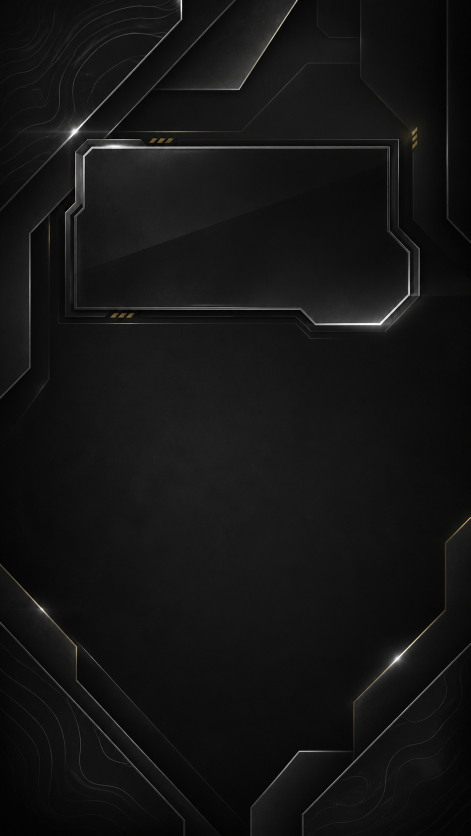
#> input picture social/instagram-story-patch-notes/zaymax-story-background.png, 941 x 1672 px (shown at 1/2 size); its folder holds 5 pictures in this run
$ python create_story_patch_notes.py
#> lines starting #> are read from the running program, lines starting #| are printed output that depends on the picture
from pathlib import Path
from typing import Callable

from PIL import Image, ImageDraw, ImageEnhance, ImageFilter, ImageFont, ImageOps


ROOT = Path(__file__).resolve().parents[1]
OUT = ROOT / "social" / "instagram-story-patch-notes"
BACKGROUND = OUT / "zaymax-story-background.png"
LOGO = ROOT / "assets" / "images" / "icon.png"

W, H = 1080, 1920
WHITE = "#F0F0F2"
SOFT = "#B5B5B9"
MUTED = "#85858A"
BORDER = "#3B3B40"
PANEL = (16, 16, 18, 225)
BLACK = "#09090A"
GOLD = "#C6A752"

FONT_BOLD = "C:/Windows/Fonts/arialbd.ttf"
FONT_REGULAR = "C:/Windows/Fonts/arial.ttf"
FONT_NARROW = "C:/Windows/Fonts/bahnschrift.ttf"


def font(size: int, bold: bool = False, narrow: bool = False) -> ImageFont.FreeTypeFont:
    path = FONT_NARROW if narrow else FONT_BOLD if bold else FONT_REGULAR
    return ImageFont.truetype(path, size)


# [34 lines left out: functions tracking_text, wrap_text, draw_wrapped, not called in this run]


def story_background(index: int) -> Image.Image:
#> called with index = 1
    source = Image.open(BACKGROUND).convert("RGB")
#> source is the input picture: PIL image 941x1672 RGB; mean R, G, B 20.5, 20.3, 20.1
    source = ImageOps.fit(source, (W, H), method=Image.Resampling.LANCZOS)
#> source: PIL image 1080x1920 RGB
    if index % 2 == 0:
        source = ImageOps.mirror(source)
    source = ImageEnhance.Brightness(source).enhance(0.62)
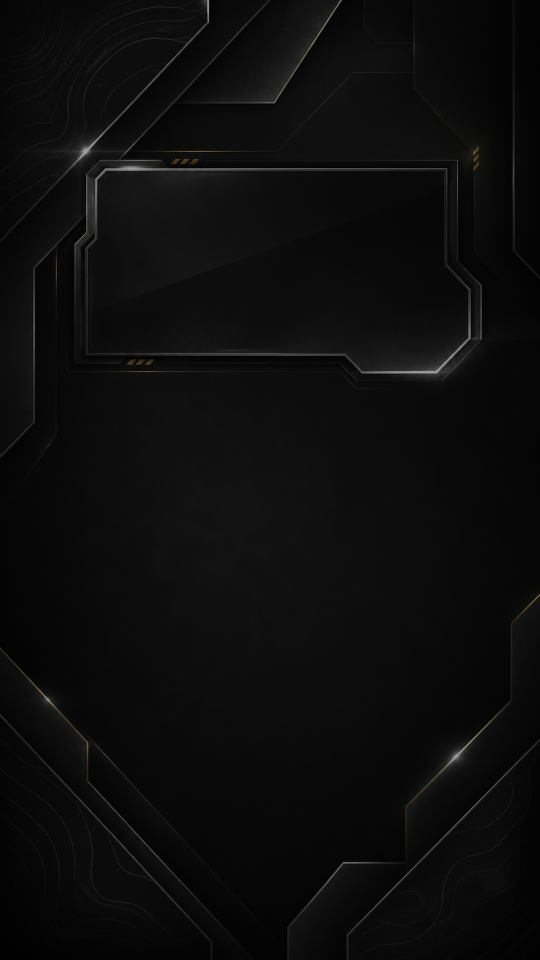
#> source: PIL image 1080x1920 RGB (shown at 1/2 size); mean R, G, B 12.2, 12.1, 12
    source = ImageEnhance.Contrast(source).enhance(1.08)
    source = source.filter(ImageFilter.GaussianBlur(0.25)).convert("RGBA")
#> source: PIL image 1080x1920 RGBA

    tint = Image.new("RGBA", (W, H), (5, 5, 6, 38))
    source = Image.alpha_composite(source, tint)
    gradient = Image.new("L", (1, H))
    for y in range(H):
        opacity = int(65 + 75 * (y / H))
        gradient.putpixel((0, y), opacity)
    gradient = gradient.resize((W, H))
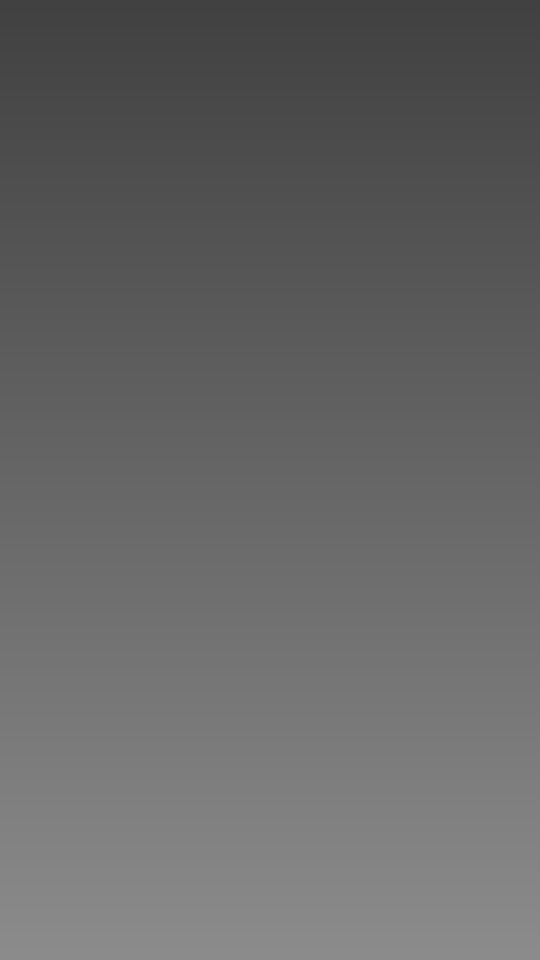
#> gradient: PIL image 1080x1920 L (shown at 1/2 size); min 65, max 139, mean 102
    shadow = Image.new("RGBA", (W, H), (0, 0, 0, 0))
#> shadow: PIL image 1080x1920 RGBA; every value is 0
    shadow.putalpha(gradient)
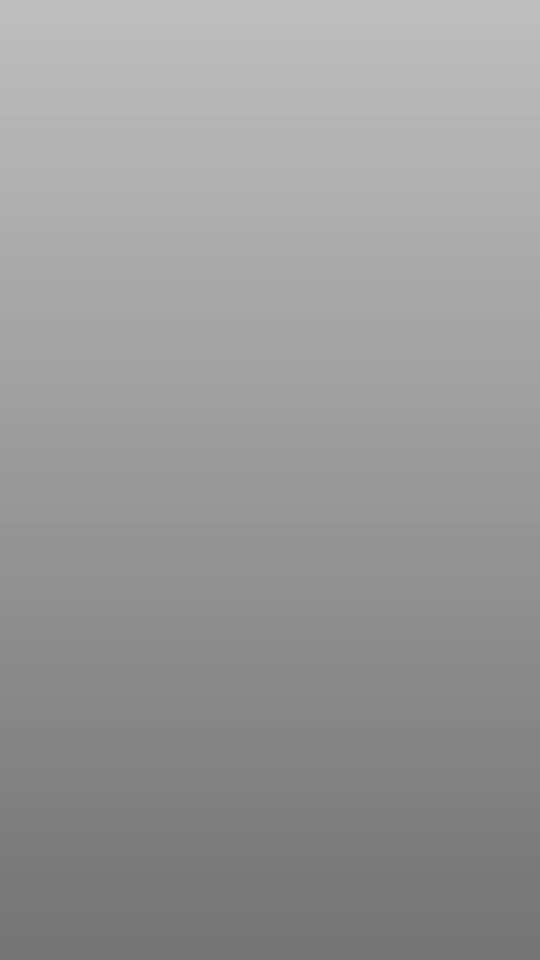
#> shadow: PIL image 1080x1920 RGBA (shown at 1/2 size); mean R, G, B, A 0, 0, 0, 102; transparent parts drawn white
    return Image.alpha_composite(source, shadow)


def header(canvas: Image.Image, draw: ImageDraw.ImageDraw, number: str) -> None:
#> (the run stopped early here; a loop or call above may not have finished)
